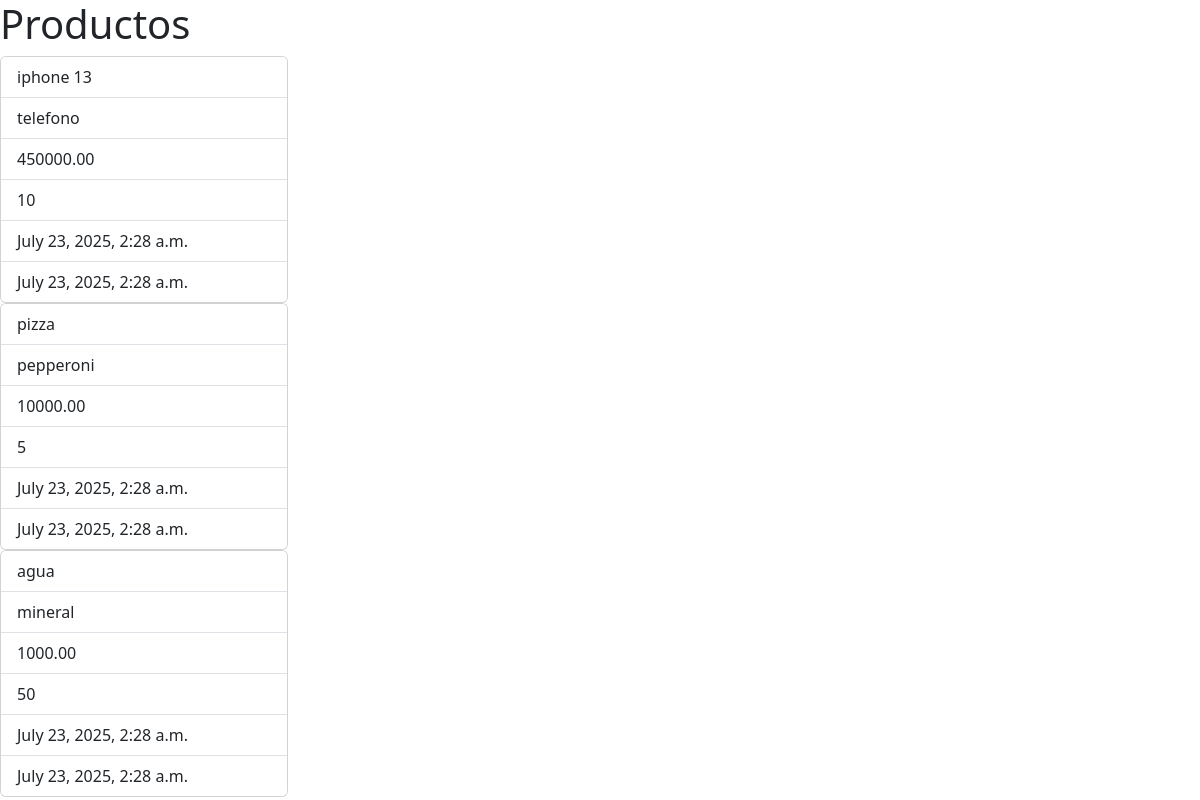
/productos/, run on the app's committed database.
### mi_app/models.py (models this page shows, shortened)
class Producto(models.Model):
    nombre = models.CharField("nombre", max_length=50)
    descripcion = models.TextField("descripcion")
    precio = models.DecimalField("precio", max_digits=10, decimal_places=2)
    stock = models.PositiveIntegerField("stock", default=0)
    creado = models.DateTimeField("creado", auto_now_add=True)
    actualizado = models.DateTimeField("actualizado", auto_now_add=True)

### mi_app/views.py (the view)
# urls.py: path("productos/", listar_productos, name="listar_productos")
def listar_productos(request):
    productos = Producto.objects.all()
    return render(request, "lista_de_productos.html", {"productos": productos})

### templates/lista_de_productos.html (shortened to what this page needs)
<!DOCTYPE html>
<html lang="en">
<head>
    <link href="https://cdn.jsdelivr.net/npm/bootstrap@5.3.7/dist/css/bootstrap.min.css" rel="stylesheet">
</head>
<body>
    <h1>Productos</h1>
    {%for producto in productos%}
        <div class="card" style="width: 18rem;">
            <ul class="list-group list-group-flush">
                <li class="list-group-item">{{producto.nombre}}</li>
                <li class="list-group-item">{{producto.descripcion}}</li>
                <li class="list-group-item">{{producto.precio}}</li>
                <li class="list-group-item">{{producto.stock}}</li>
                <li class="list-group-item">{{producto.creado}}</li>
                <li class="list-group-item">{{producto.actualizado}}</li>
            </ul>
        </div>
    {% endfor %}
</body>
</html>

### data on the page
Producto: nombre "iphone 13", descripcion "telefono", precio "450000.00", stock "10", creado "July 23, 2025, 2:28 a.m.", actualizado "July 23, 2025, 2:28 a.m."
Producto: nombre "pizza", descripcion "pepperoni", precio "10000.00", stock "5", creado "July 23, 2025, 2:28 a.m.", actualizado "July 23, 2025, 2:28 a.m."
Producto: nombre "agua", descripcion "mineral", precio "1000.00", stock "50", creado "July 23, 2025, 2:28 a.m.", actualizado "July 23, 2025, 2:28 a.m."
